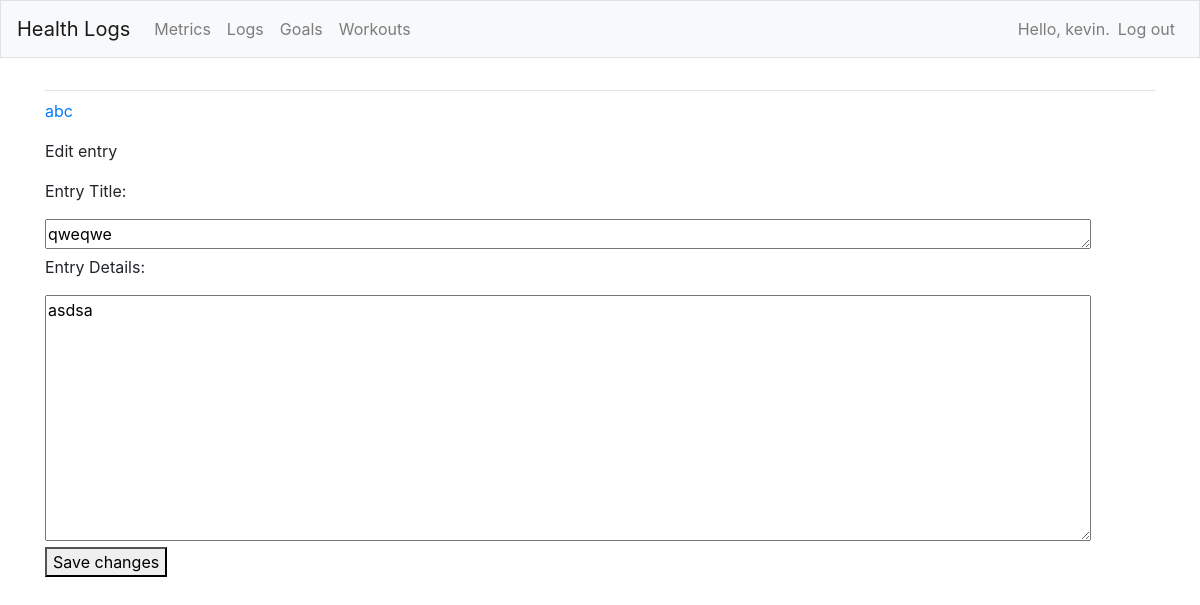
/edit_entry_logs/4/ (signed in), run on the app's committed database.
### health_logs/models.py (models this page shows, shortened)
class LogTopic(models.Model):
  text = models.CharField(max_length = 200)
  date_added = models.DateTimeField(auto_now_add = True)
  owner = models.ForeignKey(User, on_delete=models.CASCADE)
  def __str__(self):
    return self.text

class LogEntry(models.Model):
  topic = models.ForeignKey(LogTopic, on_delete=models.CASCADE)
  section = models.TextField()
  text = models.TextField()
  gpt = models.TextField()
  date_added = models.DateTimeField(auto_now_add = True)
  class Meta:
    verbose_name_plural = 'entries'

### health_logs/views.py (the view)
# urls.py: path('edit_entry_logs/<int:entry_id>/', views.edit_entry_logs, name='edit_entry_logs'),
@login_required
def edit_entry_logs(request, entry_id):
    entry = LogEntry.objects.get(id=entry_id)
    topic = entry.topic
    if topic.owner != request.user:
      raise Http404
    if request.method != 'POST':
        form = LogEntryForm(instance=entry)
    else:
        form = LogEntryForm(instance=entry, data=request.POST)
        if form.is_valid():
            form.save()
            return redirect('health_logs:topic_logs', topic_id=topic.id)
    context = {'entry': entry, 'topic': topic, 'form': form}
    return render(request, 'health_logs/edit_entry_logs.html', context)

### health_logs/forms.py
class LogEntryForm(forms.ModelForm):
  class Meta:
    model = LogEntry
    fields = ['section', 'text']
    labels = {'text' : 'Info', 'section' : '11'}
    widgets = {'section' : forms.Textarea(attrs={'cols' : 100, 'rows' : 1}), 'text' : forms.Textarea(attrs={'cols' : 100})}

### health_logs/templates/health_logs/edit_entry_logs.html (shortened to what this page needs)
{% extends "health_logs/base.html" %}
{% block content %}
  <p><a href="{% url 'health_logs:topic_logs' topic.id %}">{{ topic }}</a></p>
  <p>Edit entry</p>
  <form action="{% url 'health_logs:edit_entry_logs' entry.id %}" method='post'>
    <p>Entry Title:</p>
    {{ form.section }}
    <p>Entry Details:</p>
    {{ form.text }}
    <button name="Submit">Save changes</button>
  </form>
{% endblock content %}

### health_logs/templates/health_logs/base.html (shortened to what this page needs)
{% load bootstrap4 %}
<!doctype html>
<html lang="en">
<head>
  {% bootstrap_css %}
</head>
<body>
  <nav class="navbar navbar-expand-md navbar-light bg-light mb-4 border">
    <a class="navbar-brand" href="{% url 'health_logs:index' %}">
        Health Logs</a>
    <div class="collapse navbar-collapse" id="navbarCollapse">
      <ul class="navbar-nav mr-auto">
        <li class="nav-item">
          <a class="nav-link" href="{% url 'health_logs:topics'%}">
              Metrics</a></li>
		<li class="nav-item">
          <a class="nav-link" href="{% url 'health_logs:topics_logs'%}">
              Logs</a></li>
	    <li class="nav-item">
          <a class="nav-link" href="{% url 'health_logs:topics_goals'%}">
              Goals</a></li>
		<li class="nav-item">
          <a class="nav-link" href="{% url 'health_logs:topics_workouts'%}">
              Workouts</a></li>
      </ul>
      <ul class="navbar-nav ml-auto">
        {% if user.is_authenticated %}
          <li class="nav-item">
            <span class="navbar-text"}">Hello, {{ user.username }}.</span>
          </li>
          <li class="nav-item">
            <a class="nav-link" href="{% url 'users:logout' %}">Log out</a>
          </li>
        {% else %}
          <li class="nav-item">
            <a class="nav-link" href="{% url 'users:register' %}">Register</a>
          </li>
          <li class="nav-item">
            <a class="nav-link" href="{% url 'users:login' %}">Log in</a></li>
        {% endif %}
      </ul>
    </div>
  </nav>
  <main role="main" class="container">
    <div class="pb-2 mb-2 border-bottom">
    </div>
    <div>
      {% block content %}{% endblock content %}
    </div>
  </main>
</body>
</html>

### data on the page
LogTopic: text "abc"
LogEntry: section "qweqwe", text "asdsa"

### other printed values
{{ user.username }} "kevin"
